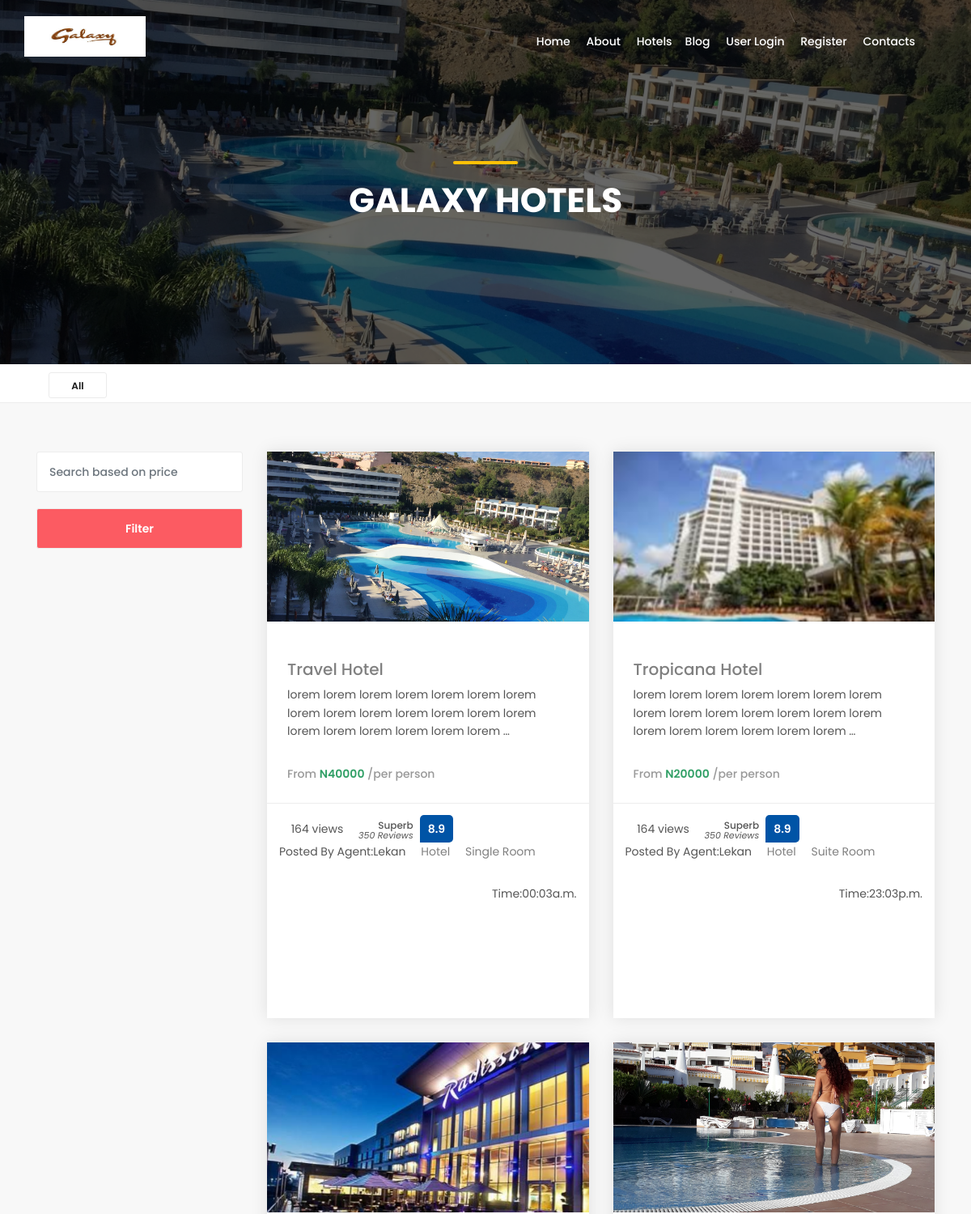
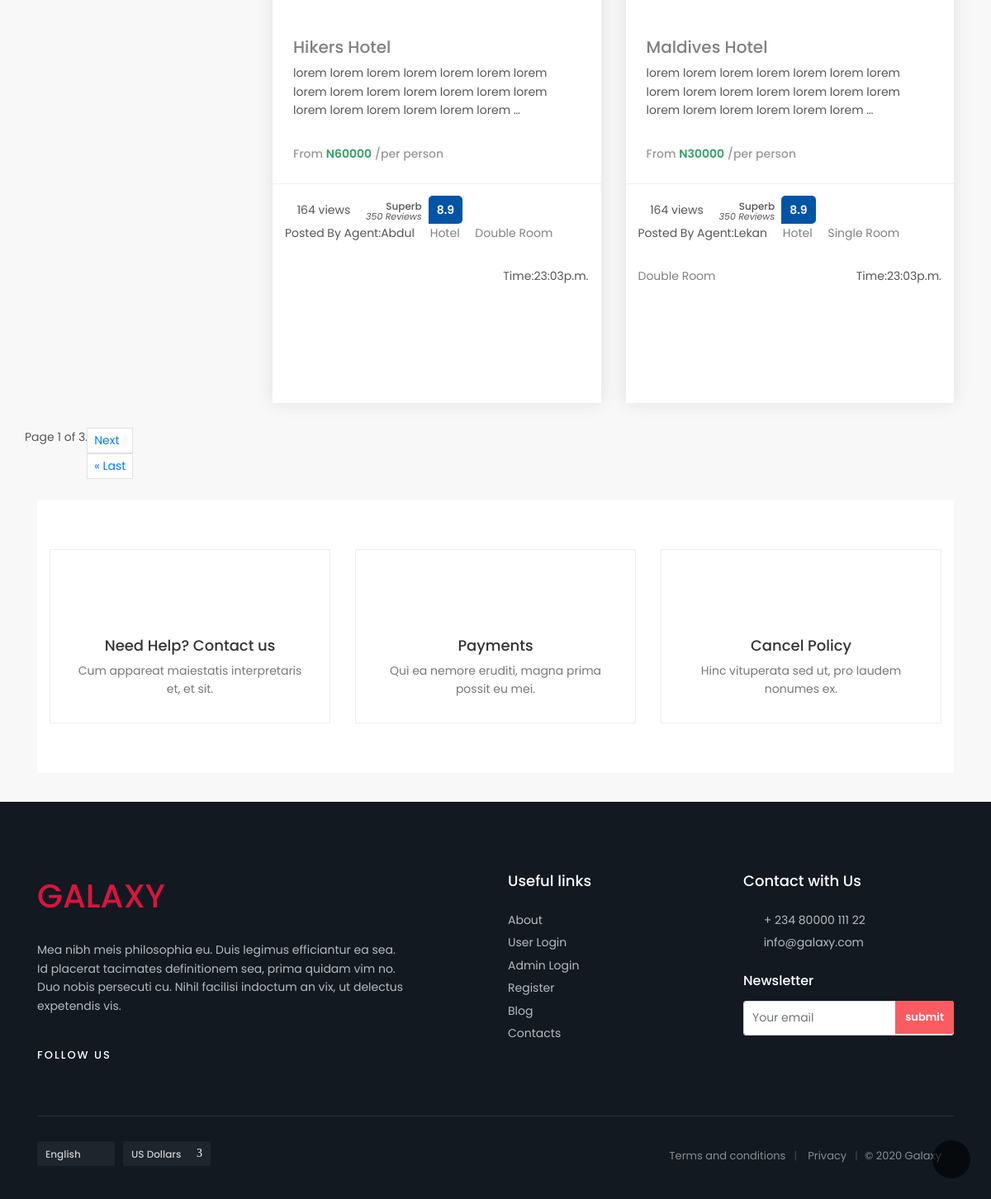
Screenshot of /pages/hotel-page/ with the database file from the repository (2 pictures, top to bottom).
### frontend/models.py (models this page shows, shortened)
class Hotel(models.Model):
    FEATURE = 'Feature'
    NO_FEATURE = 'No Feature'
    CHOOSE = ''
    APPEAR_HOME_FIELD=[
        (FEATURE, 'Appear on home'),
        (NO_FEATURE, "Don't show on home"),
        (CHOOSE, 'Please Choose')
    ]
    pst_title = models.CharField(max_length=150, verbose_name= 'Hotel Name')
    pst_image = models.FileField(null=True, verbose_name='Hotel Image', blank=True, upload_to='uploads/')
    pst_image1 = models.FileField(null=True, verbose_name='Hotel Image 1', blank=True, upload_to='uploads/')
    pst_image2 = models.FileField(null=True, verbose_name='Hotel Image 2', blank=True, upload_to='uploads/')
    appear_home = models.CharField(max_length=50, choices=APPEAR_HOME_FIELD, default=CHOOSE)
    price = models.IntegerField(verbose_name= 'Room Price')
    content = models.TextField()
    user = models.ForeignKey(User, on_delete=models.CASCADE)
    cat_id = models.ManyToManyField(Category, verbose_name='Category')
    location_name = models.CharField(max_length=100, verbose_name='Location Name')
    location_id = models.ManyToManyField(Location, verbose_name='Location')
    date = models.DateTimeField(auto_now_add=True)
    featured = models.BooleanField()
    sponsored = models.BooleanField()
    class Meta():
        verbose_name_plural = 'Hotel'
    def post_img(self):
        if self.pst_image:
          return self.pst_image.url

class Category(models.Model):
    cat_name = models.CharField(max_length=100, verbose_name='Category Name')
    cat_desc = models.TextField(blank=True, null=True, verbose_name='Description')
    class Meta():
        verbose_name_plural='Hotel Category'

### frontend/views.py (the view)
# urls.py: path('hotel-page/', views.hotel, name='hotel'),
def hotel(request):
    most_recent = Hotel.objects.order_by('-date')[:4]
    query_form = FilterForm(request.GET)
    all_post = Hotel.objects.order_by('-date')
    paginated_filter = Paginator(all_post, 4)
    page_number = request.GET.get('page')
    person_page_obj = paginated_filter.get_page(page_number)
    context = {
        'person_page_obj': all_post,
        'most_recent': most_recent,
        'queryf': query_form
    }
    context['person_page_obj'] = person_page_obj
    return render(request, 'frontend/hotels-grid-sidebar-2.html', context)

### backend/forms.py
class FilterForm(forms.ModelForm):
    location = forms.CharField(label='Hotel Location', widget=forms.TextInput(
        attrs={'class': 'form-control', 'placeholder': 'Hotel Location'}))
    category = forms.ModelChoiceField(
        queryset=Category.objects.all(),
        widget=forms.Select(attrs={'class': 'form-control'}))
    price = forms.CharField(label='Price*', widget=forms.TextInput(
        attrs={'class': 'form-control', 'placeholder': 'Price'}))
    class Meta():
        fields = ['price',  'cat_id', 'location_name']
        model = Hotel

### templates/frontend/hotels-grid-sidebar-2.html (shortened to what this page needs)
{% extends 'frontend/base.html' %}
{% load static %}
{% block content %}
	<main>
		<section class="hero_in hotels">
			<div class="wrapper">
				<div class="container">
					<h1 class="fadeInUp"><span></span>Galaxy hotels </h1>
				</div>
			</div>
		</section>
		<div class="filters_listing sticky_horizontal">
			<div class="container">
				<ul class="clearfix">
					<li>
						<div class="switch-field">
							<label for="all">All</label>
						</div>
					</li>
				</ul>
			</div>
		</div>
		<div class="container margin_60_35">
			<div class="row">
				<aside class="col-lg-3">
					<div class="custom-search-input-2 inner-2">
						<form action="{% url 'frontend:filter_search' %}"  class="search-form">
						 <div class="form-group">
							<input type="text" name="f" id="search" class="form-control" placeholder="Search based on price">
						</div>
							<input type="submit" class="btn_search" value="Filter">
						</form>
					</div>
				</aside>
				<div class="col-lg-9">
					<div class="isotope-wrapper">
						<div class="row">
							{% if person_page_obj %}
								{% for a in person_page_obj %}
										<div class="col-md-6 isotope-item popular">
											<div class="box_grid" style="height: 700px;">
												<figure>
													<a href="{% url 'frontend:hotel_detail' a.id %}"><img src="{{ a.post_img }}" class="img-fluid" alt="" width="800" height="533"><div class="read_more"><span>Read more</span></div></a>
												</figure>
												<div class="wrapper">
													<div class="cat_star"><i class="icon_star"></i><i class="icon_star"></i><i class="icon_star"></i><i class="icon_star"></i></div>
													<h3><a href="{% url 'frontend:hotel_detail' a.id %}">{{ a.pst_title }}</a></h3>
													<p>{{ a.content|truncatewords:20 }}</p>
													<span class="price">From <strong>N{{ a.price }}</strong> /per person</span>
												</div>
												<ul>
													<li><i class="ti-eye"></i> 164 views</li>
													<li><div class="score"><span>Superb<em>350 Reviews</em></span><strong>8.9</strong></div></li>
													<li><p>Posted By Agent:{{ a.user.first_name }}</li>
													{% for c in a.cat_id.all %}
														<li><a href="{% url 'frontend:post_from_cat' c.id %}">{{ c.cat_name }}</a></p></li>
													{% endfor %}
														<li><p>Time:{{a.date|date:'H:ma' }}</p></li>
												</ul>
											</div>
										</div>
								{% endfor %}
							{% endif %}
						</div>
					</div>
				</div>
				<div>
					<nav aria-label="...">
						<ul class="pagination pagination-sm">
							<span class="current">
								Page {{ person_page_obj.number}} of {{person_page_obj.paginator.num_pages}}.
							</span>
							{% if person_page_obj.has_next %}
								<li >
									<a class="page-link" href="?page={{ person_page_obj.next_page_number }}">Next</a>
									<a class="page-link" href="?page={{ person_page_obj.paginator.num_pages }}">&laquo; Last</a>
								</li>
							{% endif %}
						</ul>
					</nav>
			</div>
		</div>
		<div class="bg_color_1">
			<div class="container margin_60_35">
				<div class="row">
					<div class="col-md-4">
						<a href="#0" class="boxed_list">
							<i class="pe-7s-help2"></i>
							<h4>Need Help? Contact us</h4>
							<p>Cum appareat maiestatis interpretaris et, et sit.</p>
						</a>
					</div>
					<div class="col-md-4">
						<a href="#0" class="boxed_list">
							<i class="pe-7s-wallet"></i>
							<h4>Payments</h4>
							<p>Qui ea nemore eruditi, magna prima possit eu mei.</p>
						</a>
					</div>
					<div class="col-md-4">
						<a href="#0" class="boxed_list">
							<i class="pe-7s-note2"></i>
							<h4>Cancel Policy</h4>
							<p>Hinc vituperata sed ut, pro laudem nonumes ex.</p>
						</a>
					</div>
				</div>
			</div>
		</div>
	</main>
	{% endblock %}

### templates/frontend/base.html (shortened to what this page needs)
{% load static %}
<!DOCTYPE html>
<html lang="en">
<head>
    <link href="{% static 'frontend/css/bootstrap.min.css' %}" rel="stylesheet">
    <link href="{% static 'frontend/css/style.css' %}" rel="stylesheet">
	<link href="{% static 'frontend/css/vendors.css' %}" rel="stylesheet">
    <link href="{% static 'frontend/css/custom.css' %}" rel="stylesheet">
</head>
<body>
	<div id="page">
	<header class="header menu_fixed">
		<div id="logo">
			<a href="{%url 'index' %}">
				<img src="{% static 'frontend/img/galaxy.jfif' %}" width="150" height="50" data-retina="true" alt="" class="logo_normal">
			</a>
		</div>
		<nav id="menu" class="main-menu navbar navbar-expand-lg">
					<ul>
						<li><span><a href="{%url 'index' %}">Home</a></span></li>
						<li><span><a href="{%url 'frontend:about' %}">About</a></span> </li>
						<li><span><a href="{%url 'frontend:hotel' %}">Hotels</a></span>
						<li><span><a href="{%url 'frontend:blog' %}">Blog </a></span></li>
						<li><span><a href="{%url 'backend:login_view' %}">User Login</a></span></li>
						<li><span><a href="{%url 'backend:register_form' %}">Register</a></span></li>
						<li><span><a href="{%url 'frontend:contact' %}">Contacts</a></span></li>
					</ul>
		</nav>
	</header>
    {% block content%}
    {% endblock%}
	<footer>
		<div class="container margin_60_35">
			<div class="row">
				<div class="col-lg-5 col-md-12 p-r-5">
					<p>
					<h1 style="color: crimson;" >GALAXY</h1>
					</p>
					<p>Mea nibh meis philosophia eu. Duis legimus efficiantur ea sea. Id placerat tacimates definitionem sea, prima quidam vim no. Duo nobis persecuti cu. Nihil facilisi indoctum an vix, ut delectus expetendis vis.</p>
					<div class="follow_us">
						<ul>
							<li>Follow us</li>
							<li><a href="#0"><i class="ti-facebook"></i></a></li>
							<li><a href="#0"><i class="ti-twitter-alt"></i></a></li>
							<li><a href="#0"><i class="ti-google"></i></a></li>
							<li><a href="#0"><i class="ti-pinterest"></i></a></li>
							<li><a href="#0"><i class="ti-instagram"></i></a></li>
						</ul>
					</div>
				</div>
				<div class="col-lg-3 col-md-6 ml-lg-auto">
					<h5>Useful links</h5>
					<ul class="links">
						<li><a href="{%url 'frontend:about' %}">About</a></li>
						<li><a href="{%url 'backend:login_view' %}"> User Login</a></li>
						<li><a href="{%url 'backend:login_userview' %}"> Admin Login</a></li>
						<li><a href="{%url 'backend:register_form' %}">Register</a></li>
						<li><a href="{%url 'frontend:blog' %}">Blog</a></li>
						<li><a href="{%url 'frontend:contact' %}">Contacts</a></li>
					</ul>
				</div>
				<div class="col-lg-3 col-md-6">
					<h5>Contact with Us</h5>
					<ul class="contacts">
						<li><a href="tel://61280932400"><i class="ti-mobile"></i> + 234 80000 111 22</a></li>
						<li><a href="mailto:info@galaxy.com"><i class="ti-email"></i> info@galaxy.com</a></li>
					</ul>
					<div id="newsletter">
					<h6>Newsletter</h6>
						<form method="POST" action="" name="newsletter_form" >
							<div class="form-group">
								<input type="email" name="email" id="email" class="form-control" placeholder="Your email">
								<input type="submit" class="submit" value="submit">
							</div>
						</form>
					</div>
				</div>
			</div>
			<hr>
			<div class="row">
				<div class="col-lg-6">
					<ul id="footer-selector">
						<li>
							<div class="styled-select" id="lang-selector">
								<select>
									<option value="English" selected>English</option>
								</select>
							</div>
						</li>
						<li>
							<div class="styled-select" id="currency-selector">
								<select>
									<option value="US Dollars" selected>US Dollars</option>
								</select>
							</div>
						</li>
					</ul>
				</div>
				<div class="col-lg-6">
					<ul id="additional_links">
						<li><a href="#0">Terms and conditions</a></li>
						<li><a href="#0">Privacy</a></li>
						<li><span>© 2020 Galaxy</span></li>
					</ul>
				</div>
			</div>
		</div>
	</footer>
	</div>
	<div id="toTop"></div>
</body>
</html>

### rows the page displays
Hotel: post_img (picture), pst_title "Travel Hotel", content "lorem lorem lorem lorem lorem lorem lorem lorem lorem lorem lorem lorem lorem lorem lorem lorem lorem lorem lorem lorem …", price "40000", user.first_name "Lekan", date "00:03a.m."
Category: cat_name "Hotel"
Category: cat_name "Single Room"
Hotel: post_img (picture), pst_title "Tropicana Hotel", content "lorem lorem lorem lorem lorem lorem lorem lorem lorem lorem lorem lorem lorem lorem lorem lorem lorem lorem lorem lorem …", price "20000", user.first_name "Lekan", date "23:03p.m."
Category: cat_name "Suite Room"
Hotel: post_img (picture), pst_title "Hikers Hotel", content "lorem lorem lorem lorem lorem lorem lorem lorem lorem lorem lorem lorem lorem lorem lorem lorem lorem lorem lorem lorem …", price "60000", user.first_name "Abdul", date "23:03p.m."
Category: cat_name "Double Room"
Hotel: post_img (picture), pst_title "Maldives Hotel", content "lorem lorem lorem lorem lorem lorem lorem lorem lorem lorem lorem lorem lorem lorem lorem lorem lorem lorem lorem lorem …", price "30000", user.first_name "Lekan", date "23:03p.m."

### other values shown
{{ person_page_obj.number }} "1"
{{ person_page_obj.paginator.num_pages }} "3"
